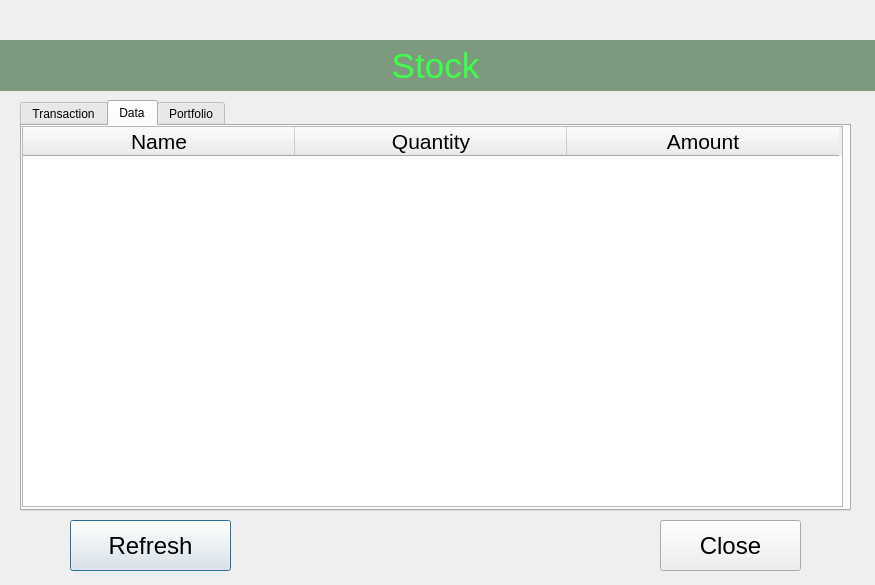
<?xml version="1.0" encoding="UTF-8"?>
<ui version="4.0">
 <class>Dialog</class>
 <widget class="QDialog" name="Dialog">
  <property name="geometry">
   <rect>
    <x>0</x>
    <y>0</y>
    <width>875</width>
    <height>585</height>
   </rect>
  </property>
  <property name="windowTitle">
   <string>PortFolio</string>
  </property>
  <widget class="QLabel" name="label">
   <property name="geometry">
    <rect>
     <x>-10</x>
     <y>40</y>
     <width>891</width>
     <height>51</height>
    </rect>
   </property>
   <property name="font">
    <font>
     <pointsize>26</pointsize>
    </font>
   </property>
   <property name="styleSheet">
    <string notr="true">color: rgb(60, 255, 73);
background-color: rgb(125, 153, 126);</string>
   </property>
   <property name="text">
    <string>Stock</string>
   </property>
   <property name="alignment">
    <set>Qt::AlignCenter</set>
   </property>
  </widget>
  <widget class="QPushButton" name="ref_but">
   <property name="geometry">
    <rect>
     <x>70</x>
     <y>520</y>
     <width>161</width>
     <height>51</height>
    </rect>
   </property>
   <property name="font">
    <font>
     <pointsize>18</pointsize>
    </font>
   </property>
   <property name="text">
    <string>Refresh</string>
   </property>
  </widget>
  <widget class="QTabWidget" name="Data">
   <property name="geometry">
    <rect>
     <x>20</x>
     <y>100</y>
     <width>831</width>
     <height>411</height>
    </rect>
   </property>
   <property name="currentIndex">
    <number>1</number>
   </property>
   <widget class="QWidget" name="tab">
    <attribute name="title">
     <string>Transaction</string>
    </attribute>
    <widget class="QTableWidget" name="table">
     <property name="geometry">
      <rect>
       <x>10</x>
       <y>10</y>
       <width>811</width>
       <height>371</height>
      </rect>
     </property>
     <property name="minimumSize">
      <size>
       <width>811</width>
       <height>0</height>
      </size>
     </property>
     <property name="maximumSize">
      <size>
       <width>811</width>
       <height>16777215</height>
      </size>
     </property>
     <property name="styleSheet">
      <string notr="true">font: 14pt &quot;MS Shell Dlg 2&quot;;</string>
     </property>
     <column>
      <property name="text">
       <string>Date</string>
      </property>
      <property name="font">
       <font>
        <family>MS Shell Dlg 2</family>
        <pointsize>14</pointsize>
       </font>
      </property>
      <property name="textAlignment">
       <set>AlignCenter</set>
      </property>
     </column>
     <column>
      <property name="text">
       <string>Name</string>
      </property>
     </column>
     <column>
      <property name="text">
       <string>Action</string>
      </property>
     </column>
     <column>
      <property name="text">
       <string>Quantity</string>
      </property>
     </column>
     <column>
      <property name="text">
       <string>Price</string>
      </property>
     </column>
     <column>
      <property name="text">
       <string>Amount</string>
      </property>
     </column>
    </widget>
   </widget>
   <widget class="QWidget" name="tab_3">
    <attribute name="title">
     <string>Data</string>
    </attribute>
    <widget class="QTableWidget" name="Data_tablet">
     <property name="geometry">
      <rect>
       <x>0</x>
       <y>0</y>
       <width>821</width>
       <height>381</height>
      </rect>
     </property>
     <attribute name="horizontalHeaderDefaultSectionSize">
      <number>272</number>
     </attribute>
     <column>
      <property name="text">
       <string>Name</string>
      </property>
      <property name="font">
       <font>
        <pointsize>16</pointsize>
       </font>
      </property>
     </column>
     <column>
      <property name="text">
       <string>Quantity</string>
      </property>
      <property name="font">
       <font>
        <pointsize>16</pointsize>
       </font>
      </property>
     </column>
     <column>
      <property name="text">
       <string>Amount</string>
      </property>
      <property name="font">
       <font>
        <pointsize>16</pointsize>
       </font>
      </property>
     </column>
    </widget>
   </widget>
   <widget class="QWidget" name="tab_2">
    <attribute name="title">
     <string>Portfolio</string>
    </attribute>
    <widget class="QGraphicsView" name="Portfolio">
     <property name="geometry">
      <rect>
       <x>0</x>
       <y>0</y>
       <width>821</width>
       <height>381</height>
      </rect>
     </property>
    </widget>
   </widget>
  </widget>
  <widget class="QPushButton" name="CloseButton">
   <property name="geometry">
    <rect>
     <x>660</x>
     <y>520</y>
     <width>141</width>
     <height>51</height>
    </rect>
   </property>
   <property name="font">
    <font>
     <pointsize>18</pointsize>
    </font>
   </property>
   <property name="text">
    <string>Close</string>
   </property>
  </widget>
 </widget>
 <resources/>
 <connections/>
</ui>
